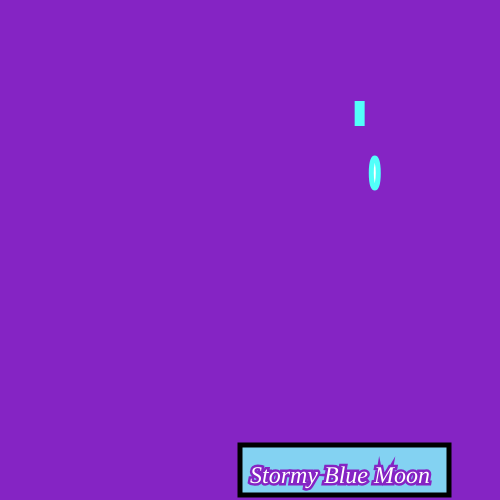
Frame 1 (no input)
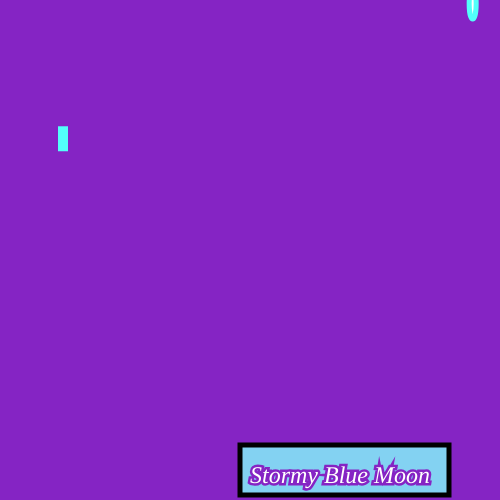
Frame 60 (no input)
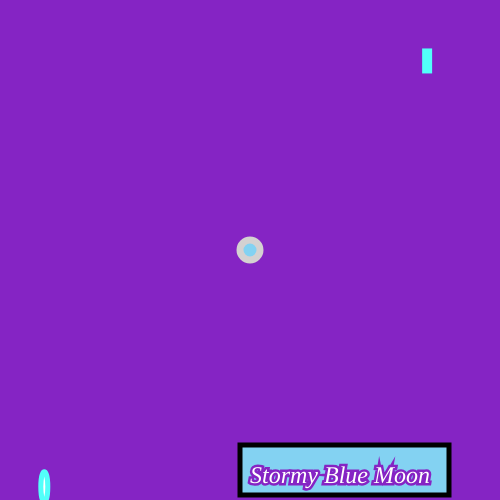
Frame 120 (the mouse pressed at the canvas centre since frame 60)

The p5.js sketch that drew these frames (run headless with seeded random() and noise() and a simulated clock; from frame 60 on, the mouse is pressed at the canvas centre):

// p5.js sketch
// ── sketch.js
var hec=0

function setup() {
  createCanvas(500, 500);
}

function draw() {
  background("#8524C4");
  fill ("#83D2F2");
  stroke ("#D4D1D1");
  strokeWeight (7);
  ellipse(250,250,hec,hec);
  
  fill ("white");
  stroke ("#52FFFA");
  strokeWeight (5);
  rect(random(width),random(height),5,20);
  
  fill ("white");
  stroke ("#52FFFA");
  strokeWeight (5);
  ellipse(random(width),random(height),7,30);
  fill ("#83D2F2");
  stroke ("black");
  rect (240,445,209,50);
  
  fill ("white");
  stroke ("#8524C4");
  textSize (24);
  textFont ("Helvetic");
  textStyle (ITALIC);
  text ("Stormy Blue Moon",250,483);
  
  
  
  
}

function mousePressed() {
  if (hec>250){
    hec=0
  }else{
hec= hec+20;
  }
}
